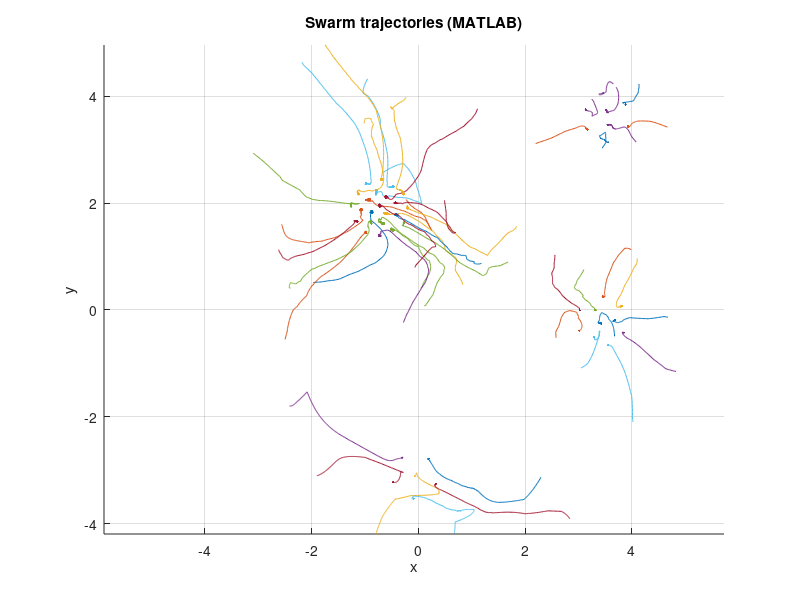

MATLAB code for this plot:
function swarm_lab_matlab()
    N     = 50;
    h     = 0.05;
    R     = 2.0;
    wAtt  = 0.2;
    wRep  = 0.05;
    dMin  = 0.5;
    vMax  = 0.5;
    steps = 500;

    % Initialize positions uniformly in a square
    rng(0);
    boxSize = 10.0;
    pos = boxSize * (rand(N, 2) - 0.5);

    traj = zeros(steps + 1, N, 2);
    traj(1, :, :) = pos;

    for k = 1:steps
        pos = step_swarm(pos, h, R, wAtt, wRep, dMin, vMax);
        traj(k + 1, :, :) = pos;
    end

    % Simple trajectory plot
    figure; hold on; grid on; axis equal;
    for i = 1:N
        xy = squeeze(traj(:, i, :));
        plot(xy(:, 1), xy(:, 2));
    end
    title('Swarm trajectories (MATLAB)');
    xlabel('x'); ylabel('y');
end

function pos_new = step_swarm(pos, h, R, wAtt, wRep, dMin, vMax)
    N = size(pos, 1);
    vel = zeros(N, 2);
    R2 = R^2;

    for i = 1:N
        p_i = pos(i, :);
        att = [0.0, 0.0];
        rep = [0.0, 0.0];
        for j = 1:N
            if j == i, continue; end
            diff = pos(j, :) - p_i;
            d2 = diff * diff';
            if d2 <= R2
                att = att + diff;
                if d2 > 1e-12
                    d = sqrt(d2);
                    if d <= dMin
                        rep = rep - diff / (d^3);
                    end
                end
            end
        end
        vel(i, :) = wAtt * att + wRep * rep;
    end

    % Saturate velocities
    speeds = sqrt(sum(vel.^2, 2));
    mask = speeds > vMax;
    vel(mask, :) = vel(mask, :) .* (vMax ./ speeds(mask));

    pos_new = pos + h * vel;
end
      
